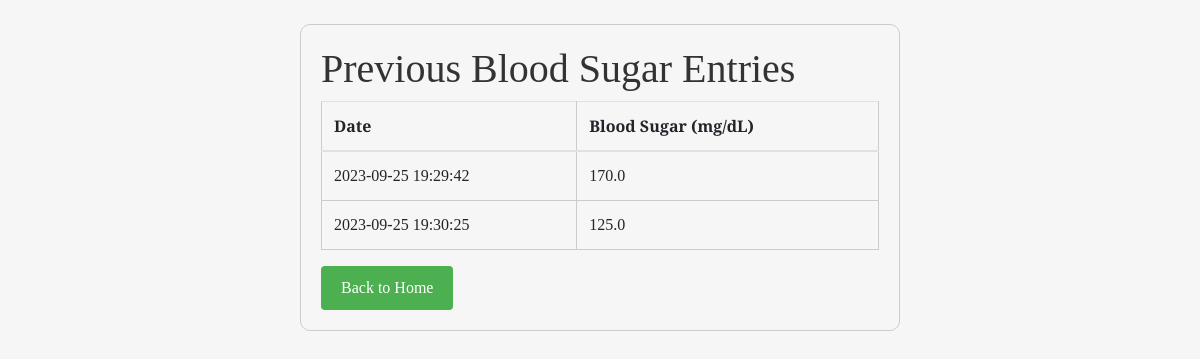
Page /previous_results (signed in) on the earlier database version.
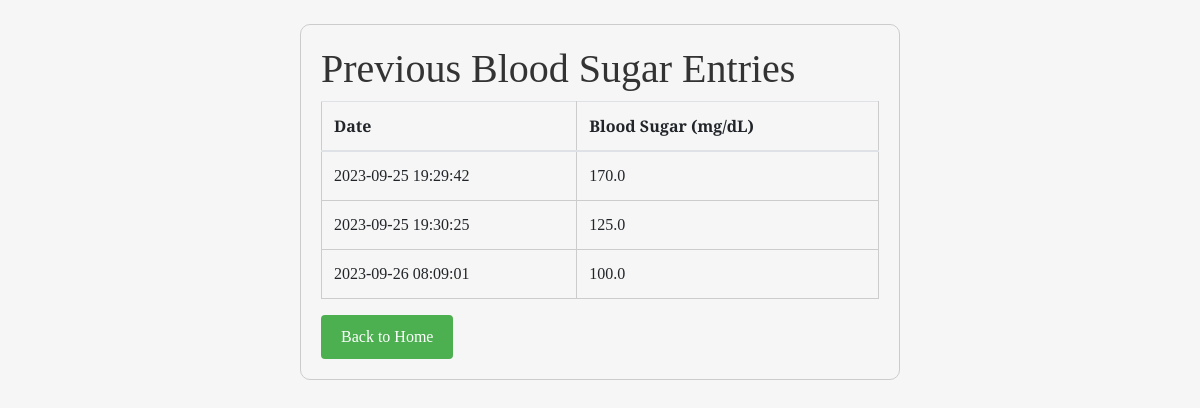
Same page on the later database version.
### main.py (models this page shows)
class BloodSugarEntry(db.Model):
    id = db.Column(db.Integer, primary_key=True)
    date = db.Column(db.DateTime, nullable=False)
    blood_sugar = db.Column(db.Float, nullable=False)
    user_id = db.Column(db.Integer, db.ForeignKey('user.id'), nullable=False)

### main.py (the view)
@app.route('/previous_results')
@login_required
def previous_results():
    user_id = session.get("user_id")
    all_entries = BloodSugarEntry.query.filter_by(user_id=user_id).all()
    return render_template('previous_results.html', entries=all_entries)

### main.py (called while the page is built)
def login_required(f):
    @wraps(f)
    def decorated_function(*args, **kwargs):
        if "username" not in session:
            flash("You must be logged in to access this page.")
            return redirect(url_for("login"))
        return f(*args, **kwargs)
    return decorated_function

### templates/previous_results.html (shortened to what this page needs)
<!DOCTYPE html>
<html lang="en">
<head>
    <link rel="stylesheet" href="https://stackpath.bootstrapcdn.com/bootstrap/4.5.2/css/bootstrap.min.css">
    <link rel="stylesheet" href="{{ url_for('static', filename='styles.css') }}">
</head>
<body>
    <div class="container mt-4">
        <h1>Previous Blood Sugar Entries</h1>
        <table class="table table-hover">
            <thead>
                <tr>
                    <th>Date</th>
                    <th>Blood Sugar (mg/dL)</th>
                </tr>
            </thead>
            <tbody>
                {% for entry in entries %}
                    <tr class="{{ 'high' if entry.blood_sugar > 200 else 'low' if entry.blood_sugar < 70 else 'normal' }}">
                        <td>{{ entry.date.strftime('%Y-%m-%d %H:%M:%S') }}</td>
                        <td>{{ entry.blood_sugar }}</td>
                    </tr>
                {% endfor %}
            </tbody>
        </table>
        <a href="{{ url_for('index') }}" class="btn btn-secondary">Back to Home</a>
    </div>
</body>
</html>

Differences in the rows shown:
added BloodSugarEntry: date "2023-09-26 08:09:01", blood_sugar "100.0"
